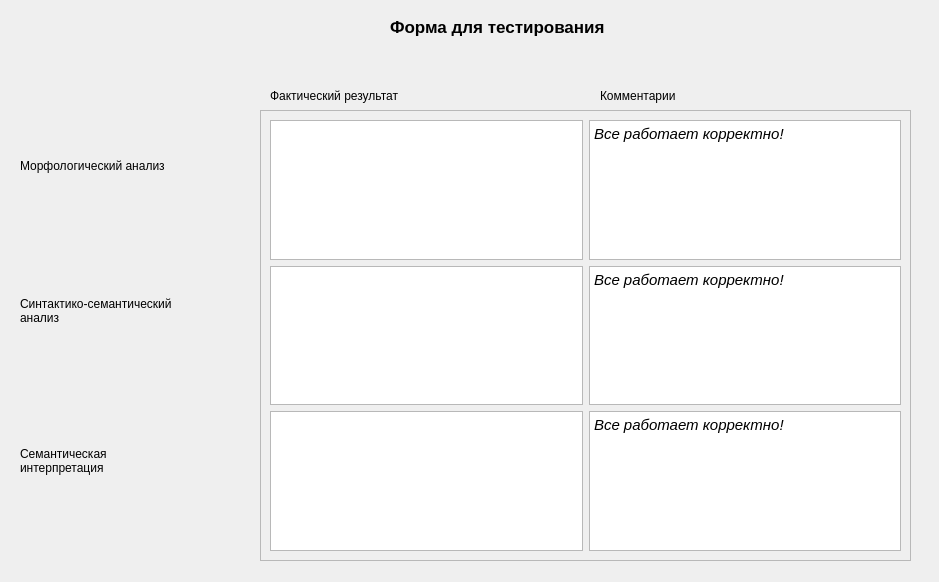
<?xml version="1.0" encoding="UTF-8"?>
<ui version="4.0">
 <class>alertshow</class>
 <widget class="QDialog" name="alertshow">
  <property name="geometry">
   <rect>
    <x>0</x>
    <y>0</y>
    <width>939</width>
    <height>582</height>
   </rect>
  </property>
  <property name="windowTitle">
   <string>Dialog</string>
  </property>
  <widget class="QLabel" name="label">
   <property name="geometry">
    <rect>
     <x>390</x>
     <y>10</y>
     <width>451</width>
     <height>34</height>
    </rect>
   </property>
   <property name="font">
    <font>
     <pointsize>13</pointsize>
     <weight>75</weight>
     <bold>true</bold>
    </font>
   </property>
   <property name="text">
    <string>Форма для тестирования</string>
   </property>
  </widget>
  <widget class="QFrame" name="frame">
   <property name="geometry">
    <rect>
     <x>260</x>
     <y>110</y>
     <width>651</width>
     <height>451</height>
    </rect>
   </property>
   <property name="frameShape">
    <enum>QFrame::StyledPanel</enum>
   </property>
   <property name="frameShadow">
    <enum>QFrame::Raised</enum>
   </property>
   <widget class="QTextEdit" name="m_pre">
    <property name="geometry">
     <rect>
      <x>10</x>
      <y>10</y>
      <width>313</width>
      <height>140</height>
     </rect>
    </property>
   </widget>
   <widget class="QTextEdit" name="m_act">
    <property name="geometry">
     <rect>
      <x>329</x>
      <y>10</y>
      <width>312</width>
      <height>140</height>
     </rect>
    </property>
    <property name="minimumSize">
     <size>
      <width>312</width>
      <height>0</height>
     </size>
    </property>
    <property name="html">
     <string>&lt;!DOCTYPE HTML PUBLIC &quot;-//W3C//DTD HTML 4.0//EN&quot; &quot;http://www.w3.org/TR/REC-html40/strict.dtd&quot;&gt;
&lt;html&gt;&lt;head&gt;&lt;meta name=&quot;qrichtext&quot; content=&quot;1&quot; /&gt;&lt;style type=&quot;text/css&quot;&gt;
p, li { white-space: pre-wrap; }
&lt;/style&gt;&lt;/head&gt;&lt;body style=&quot; font-family:'Ubuntu'; font-size:11pt; font-weight:400; font-style:normal;&quot;&gt;
&lt;p style=&quot; margin-top:0px; margin-bottom:0px; margin-left:0px; margin-right:0px; -qt-block-indent:0; text-indent:0px;&quot;&gt;&lt;span style=&quot; font-style:italic;&quot;&gt;Все работает корректно!&lt;/span&gt;&lt;/p&gt;&lt;/body&gt;&lt;/html&gt;</string>
    </property>
   </widget>
   <widget class="QTextEdit" name="ss_pre">
    <property name="geometry">
     <rect>
      <x>10</x>
      <y>156</y>
      <width>313</width>
      <height>139</height>
     </rect>
    </property>
   </widget>
   <widget class="QTextEdit" name="ss_act">
    <property name="geometry">
     <rect>
      <x>329</x>
      <y>156</y>
      <width>312</width>
      <height>139</height>
     </rect>
    </property>
    <property name="html">
     <string>&lt;!DOCTYPE HTML PUBLIC &quot;-//W3C//DTD HTML 4.0//EN&quot; &quot;http://www.w3.org/TR/REC-html40/strict.dtd&quot;&gt;
&lt;html&gt;&lt;head&gt;&lt;meta name=&quot;qrichtext&quot; content=&quot;1&quot; /&gt;&lt;style type=&quot;text/css&quot;&gt;
p, li { white-space: pre-wrap; }
&lt;/style&gt;&lt;/head&gt;&lt;body style=&quot; font-family:'Ubuntu'; font-size:11pt; font-weight:400; font-style:normal;&quot;&gt;
&lt;p style=&quot; margin-top:0px; margin-bottom:0px; margin-left:0px; margin-right:0px; -qt-block-indent:0; text-indent:0px;&quot;&gt;&lt;span style=&quot; font-style:italic;&quot;&gt;Все работает корректно!&lt;/span&gt;&lt;/p&gt;&lt;/body&gt;&lt;/html&gt;</string>
    </property>
   </widget>
   <widget class="QTextEdit" name="si_pre">
    <property name="geometry">
     <rect>
      <x>10</x>
      <y>301</y>
      <width>313</width>
      <height>140</height>
     </rect>
    </property>
   </widget>
   <widget class="QTextEdit" name="si_act">
    <property name="geometry">
     <rect>
      <x>329</x>
      <y>301</y>
      <width>312</width>
      <height>140</height>
     </rect>
    </property>
    <property name="html">
     <string>&lt;!DOCTYPE HTML PUBLIC &quot;-//W3C//DTD HTML 4.0//EN&quot; &quot;http://www.w3.org/TR/REC-html40/strict.dtd&quot;&gt;
&lt;html&gt;&lt;head&gt;&lt;meta name=&quot;qrichtext&quot; content=&quot;1&quot; /&gt;&lt;style type=&quot;text/css&quot;&gt;
p, li { white-space: pre-wrap; }
&lt;/style&gt;&lt;/head&gt;&lt;body style=&quot; font-family:'Ubuntu'; font-size:11pt; font-weight:400; font-style:normal;&quot;&gt;
&lt;p style=&quot; margin-top:0px; margin-bottom:0px; margin-left:0px; margin-right:0px; -qt-block-indent:0; text-indent:0px;&quot;&gt;&lt;span style=&quot; font-style:italic;&quot;&gt;Все работает корректно!&lt;/span&gt;&lt;/p&gt;&lt;/body&gt;&lt;/html&gt;</string>
    </property>
   </widget>
  </widget>
  <widget class="QLabel" name="label_2">
   <property name="geometry">
    <rect>
     <x>600</x>
     <y>70</y>
     <width>331</width>
     <height>51</height>
    </rect>
   </property>
   <property name="text">
    <string>Комментарии</string>
   </property>
  </widget>
  <widget class="QLabel" name="label_3">
   <property name="geometry">
    <rect>
     <x>270</x>
     <y>70</y>
     <width>331</width>
     <height>51</height>
    </rect>
   </property>
   <property name="text">
    <string>Фактический результат</string>
   </property>
  </widget>
  <widget class="QLabel" name="label_4">
   <property name="geometry">
    <rect>
     <x>20</x>
     <y>140</y>
     <width>381</width>
     <height>51</height>
    </rect>
   </property>
   <property name="text">
    <string>Морфологический анализ</string>
   </property>
  </widget>
  <widget class="QLabel" name="label_5">
   <property name="geometry">
    <rect>
     <x>20</x>
     <y>270</y>
     <width>381</width>
     <height>81</height>
    </rect>
   </property>
   <property name="text">
    <string>Синтактико-семантический
анализ</string>
   </property>
  </widget>
  <widget class="QLabel" name="label_6">
   <property name="geometry">
    <rect>
     <x>20</x>
     <y>420</y>
     <width>381</width>
     <height>81</height>
    </rect>
   </property>
   <property name="text">
    <string>Семантическая
интерпретация</string>
   </property>
  </widget>
 </widget>
 <resources/>
 <connections/>
</ui>
